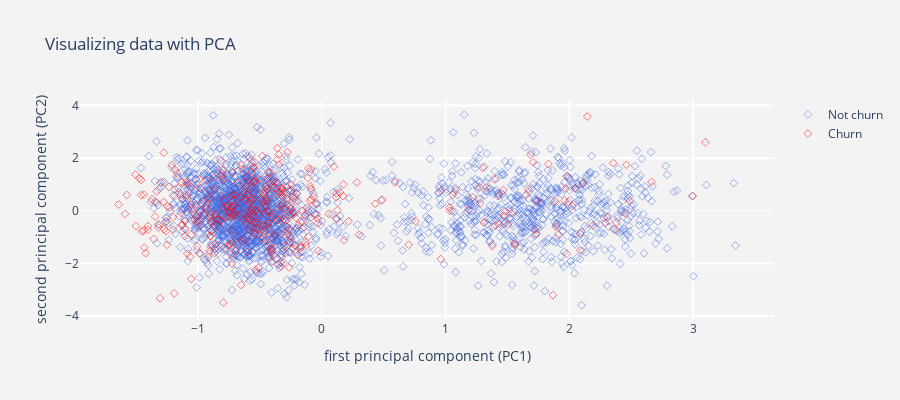

Notebook code cell kept with this figure:
### Code cell
from sklearn.decomposition import PCA

pca = PCA(n_components = 2)

X = train_data[[i for i in train_data.columns if i not in target_col]]
Y = train_data[target_col]

principal_components = pca.fit_transform(X)
pca_data = pd.DataFrame(principal_components, columns = ["PC1", "PC2"])
pca_data = pca_data.merge(Y, left_index=True, right_index=True, how="left")
pca_data["Churn"] = pca_data["Churn"].replace({1: "Churn", 0: "Not churn"})

layout = go.Layout(dict(title = "Visualizing data with PCA",
                        plot_bgcolor = "rgb(243,243,243)",
                        paper_bgcolor = "rgb(243,243,243)",
                        xaxis = dict(gridcolor = 'rgb(255, 255, 255)',
                                     title = "first principal component (PC1)",
                                     zerolinewidth=1, ticklen=5, gridwidth=2),
                        yaxis = dict(gridcolor = 'rgb(255, 255, 255)',
                                     title = "second principal component (PC2)",
                                     zerolinewidth=1, ticklen=5, gridwidth=2),
                        height = 400
 )
                  )
trace1 = pca_scatter(pca_data, 'Churn', 'Churn', 'red')
trace2 = pca_scatter(pca_data, 'Churn', 'Not churn', 'royalblue')
data = [trace2, trace1]
fig = go.Figure(data=data, layout=layout)
py.iplot(fig)

### Figure 1 — Plotly figure (JSON) as saved in the notebook; plotly's stock layout.template omitted (floating-point values rounded to 4 significant figures; data arrays with more than 128 entries replaced by an {"elided": "..."} marker saying what was removed)
{"data": [{"marker": {"color": "royalblue", "line": {"width": 0.5}, "symbol": "diamond-open"}, "mode": "markers", "name": "Not churn", "type": "scatter", "x": {"elided": "2278 float values"}, "y": {"elided": "2278 float values"}}, {"marker": {"color": "red", "line": {"width": 0.5}, "symbol": "diamond-open"}, "mode": "markers", "name": "Churn", "type": "scatter", "x": {"elided": "388 float values"}, "y": {"elided": "388 float values"}}], "layout": {"height": 400, "paper_bgcolor": "rgb(243,243,243)", "plot_bgcolor": "rgb(243,243,243)", "title": {"text": "Visualizing data with PCA"}, "xaxis": {"gridcolor": "rgb(255, 255, 255)", "gridwidth": 2, "ticklen": 5, "title": {"text": "first principal component (PC1)"}, "zerolinewidth": 1}, "yaxis": {"gridcolor": "rgb(255, 255, 255)", "gridwidth": 2, "ticklen": 5, "title": {"text": "second principal component (PC2)"}, "zerolinewidth": 1}}}
